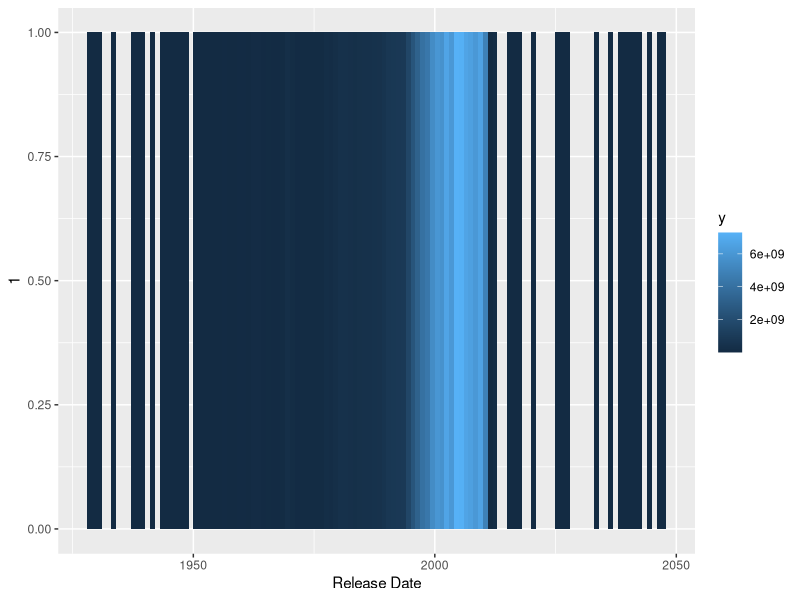

Write the R code that produced this figure.
library(tidyverse)

df <- read_csv("data/movies.csv")
ggplot(df) +
  geom_bar(aes(
    x = `Release Date`,
    y = stage(start = `Production Budget`, after_stat = 1),
    fill = after_stat(y)
  ), stat = "summary_bin", fun = "sum", binwidth = 365)
